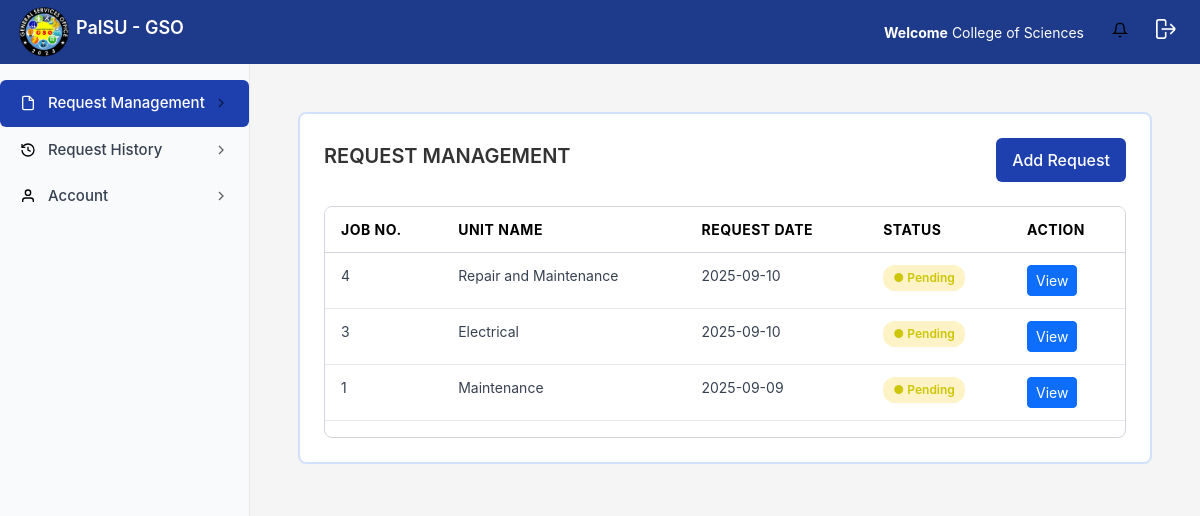
The page /requests/requestor/ (signed in) on the database as committed earlier.
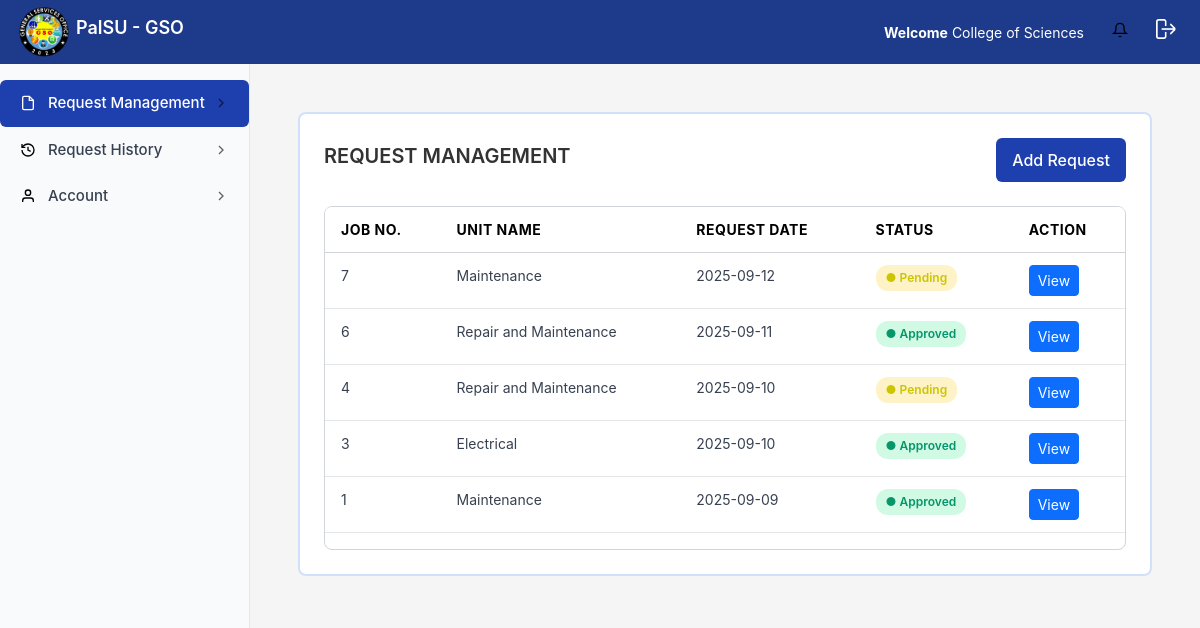
The same page on the database as committed later.
### requests/models.py (models this page shows)
class ServiceRequest(models.Model):
    UNIT_CHOICES = [
        ('maintenance', 'Maintenance'),
        ('utility', 'Utility'),
        ('electrical', 'Electrical'),
        ('motorpool', 'Motorpool'),
    ]
    requestor = models.ForeignKey(
        settings.AUTH_USER_MODEL,
        on_delete=models.CASCADE,
        related_name='requests'
    )
    unit = models.CharField(max_length=50, choices=UNIT_CHOICES)
    description = models.TextField()
    status = models.CharField(default='Pending', max_length=20)
    created_at = models.DateTimeField(auto_now_add=True)

### requests/views.py (the view)
# urls.py: path('requestor/', views.requestor_request_management, name='employee-dashboard'),
@login_required
def requestor_request_management(request):
    requests = ServiceRequest.objects.filter(requestor=request.user).order_by("-created_at")
    return render(request, 'requestor/requestor_request_management/requestor_request_management.html', {"requests":requests})

### templates/requestor/requestor_request_management/requestor_request_management.html (shortened to what this page needs)
{% extends "requestor/requestor_base_dashboard.html" %}
{% block main_content %}
<main class="main-content">
  <div class="request-container">
    <div class="request-header">
      <h2 class="request-title">REQUEST MANAGEMENT</h2>
      <div class="header-actions">
        <button class="add-btn" id="openModal">Add Request</button>
      </div>
    </div>
    <div class="table-container">
      <table class="table">
        <thead>
          <tr>
            <th>Job No.</th>
            <th>Unit Name</th>
            <th>Request Date</th>
            <th>Status</th>
            <th>Action</th>
          </tr>
        </thead>
        <tbody>
          {% for req in requests %}
          <tr>
            <td>{{ req.id }}</td>
            <td>{{ req.get_unit_display }}</td>
            <td>{{ req.created_at|date:"Y-m-d" }}</td>
            <td>
              {% if req.status == "Pending" %}
                <span class="status-badge status-pending">● Pending</span>
              {% elif req.status == "Approved" %}
                <span class="status-badge status-approved">● Approved</span>
              {% elif req.status == "In Progress" %}
                <span class="status-badge status-inprogress">● In Progress</span>
              {% elif req.status == "Completed" %}
                <span class="status-badge status-completed">● Completed</span>
              {% else %}
                <span class="status-badge">{{ req.status }}</span>
              {% endif %}
            </td>
            <td>
              <button class="btn btn-sm btn-primary"
                onclick="openModal('{{ req.id }}','{{ req.get_unit_display }}','{{ req.created_at|date:'Y-m-d' }}','{{ req.status }}','{{ req.description|escapejs }}')">
                View
              </button>
            </td>
          </tr>
          {% empty %}
          <tr>
            <td colspan="5" class="text-center">No requests found.</td>
          </tr>
          {% endfor %}
        </tbody>
      </table>
    </div>
  </div>
</main>
{% endblock %}

Rows that differ between the two databases and show on the page:
added ServiceRequest: id "7", unit "Maintenance", created_at "2025-09-12", status "● Pending"
added ServiceRequest: id "6", unit "Repair and Maintenance", created_at "2025-09-11", status "● Approved"
changed ServiceRequest "Electrical": status "● Pending" → "● Approved"
changed ServiceRequest id 1: status "● Pending" → "● Approved"
